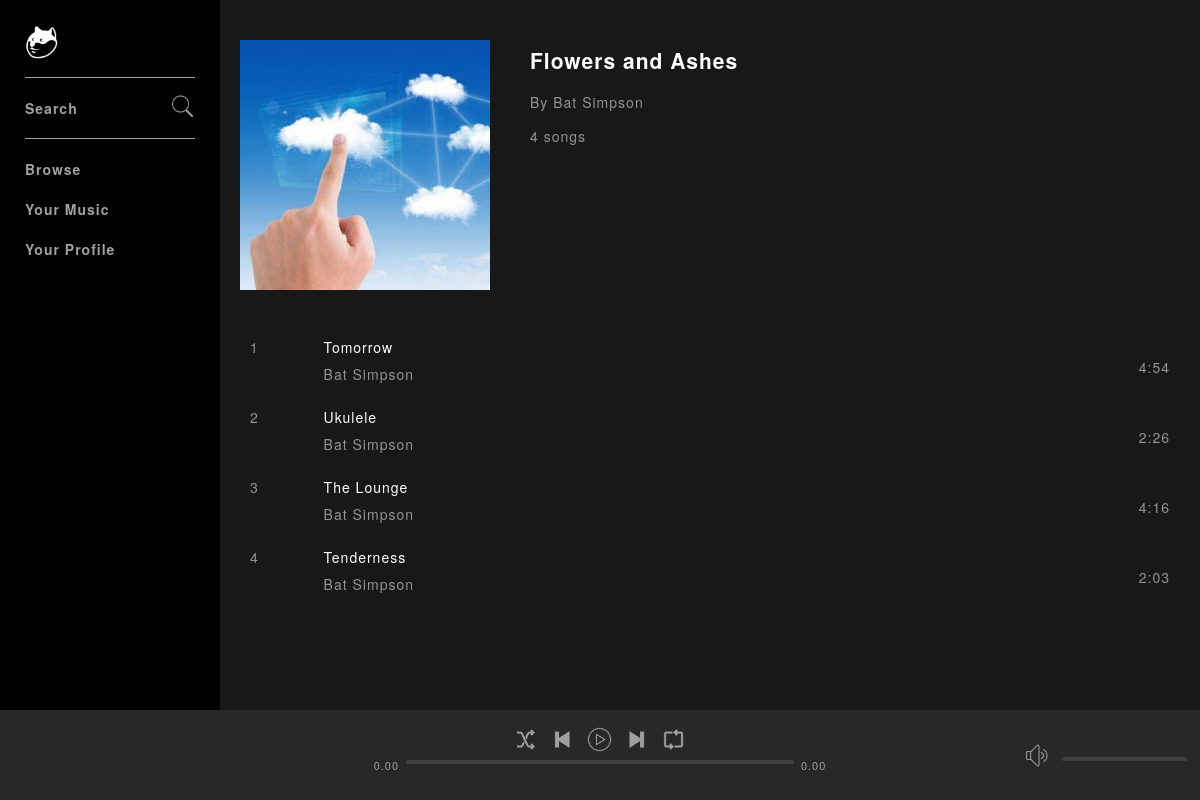
The app's page /album.php?id=3 (signed in) with its own data.
### tables this page shows
CREATE TABLE IF NOT EXISTS `albums` (
  `id` int(11) NOT NULL AUTO_INCREMENT,
  `title` varchar(250) NOT NULL,
  `artist` int(11) NOT NULL,
  `genre` int(11) NOT NULL,
  `artworkPath` varchar(500) NOT NULL,
  PRIMARY KEY (`id`)
);

CREATE TABLE IF NOT EXISTS `artists` (
  `id` int(11) NOT NULL AUTO_INCREMENT,
  `name` varchar(50) NOT NULL,
  PRIMARY KEY (`id`)
);

CREATE TABLE IF NOT EXISTS `songs` (
  `id` int(11) NOT NULL AUTO_INCREMENT,
  `title` varchar(250) NOT NULL,
  `artist` int(11) NOT NULL,
  `album` int(11) NOT NULL,
  `genre` int(11) NOT NULL,
  `duration` varchar(8) NOT NULL,
  `path` varchar(500) NOT NULL,
  `albumOrder` int(11) NOT NULL,
  `plays` int(11) NOT NULL,
  PRIMARY KEY (`id`)
);

### includes/classes/Album.php (called while the page is built, shortened)
<?php
  class Album{
    private $conn;
    private $id;
    private $title;
    private $artistId;
    private $artworkPath;
    public function __construct($conn, $id){
        $this->conn = $conn;
        $this->id = $id;
        $query = mysqli_query($this->conn, "SELECT * FROM albums WHERE id='$this->id'");
        $album = mysqli_fetch_array($query);
        $this->title = $album['title'];
        $this->artistId = $album['artist'];
        $this->artworkPath = $album['artworkPath'];
    }
    public function getTitle(){
      return $this->title;
    }
    public function getArtist(){
      return new Artist($this->conn, $this->artistId);
    }
    public function getArtworkPath(){
      return $this->artworkPath;
    }
    public function getNumberSongs(){
      $query = mysqli_query($this->conn, "SELECT id FROM songs WHERE album='$this->id'");
      return mysqli_num_rows($query);
    }
    public function getSongIds(){
      $query = mysqli_query($this->conn,"SELECT id FROM songs WHERE album='$this->id' ORDER BY albumOrder ASC");
      $array = array();
      while ($row = mysqli_fetch_array($query)) {
        array_push($array, $row['id']);
      }
      return $array;
    }
  }
 ?>

### includes/classes/Artist.php (called while the page is built)
<?php
  class Artist{
    private $conn;
    private $id;
    public function __construct($conn, $id){
        $this->conn = $conn;
        $this->id = $id;
    }
    public function getName(){
      $artistQuery = mysqli_query($this->conn, "SELECT name FROM artists WHERE id='$this->id'");
      $artist = mysqli_fetch_array($artistQuery);
      return $artist['name'];
    }
  }
 ?>

### includes/classes/Song.php (called while the page is built, shortened)
<?php
  class Song{
    private $conn;
    private $title;
    private $artistId;
    private $duration;
    public function __construct($conn, $id){
        $this->conn = $conn;
        $this->id = $id;
        $query = mysqli_query($this->conn, "SELECT * FROM songs WHERE id='$this->id'");
        $this->mysqliData = mysqli_fetch_array($query);
        $this->title = $this->mysqliData['title'];
        $this->artistId = $this->mysqliData['artist'];
        $this->duration = $this->mysqliData['duration'];
  }
  public function getTitle(){
    return $this->title;
  }
  public function getArtist(){
    return new Artist($this->conn, $this->artistId);
  }
  public function getDuration(){
    return $this->duration;
  }
}
 ?>

### album.php (the view)
<?php include('includes/header.php');
  if (isset($_GET['id'])) {
    $albumId = $_GET['id'];
  }else {
    header("Location: index.php");
  }
    $album = new Album($conn, $albumId);
    $artist = $album->getArtist();
?>
  <div class="entityInfo">
      <div class="leftSection">
        <img src="<?php echo $album->getArtworkPath(); ?>" alt="">
      </div>
      <div class="rightSection">
        <h2><?php echo $album->getTitle(); ?></h2>
        <p>By <?php echo $artist->getName(); ?></p>
        <p><?php echo $album->getNumberSongs() . " songs"; ?></p>
      </div>
  </div>
  <div class="trackListContainer">
    <ul class="tracklist">
      <?php
      $songIdArray = $album ->getSongIds();
      $i = 1;
      foreach ($songIdArray as $songId) {
        $albumSong = new Song($conn, $songId);
        $albumArtist = $albumSong->getArtist();
        echo "<li class='tracklistRow'>
              <div class='trackCount'>
                <img class='play' src='assets/images/icons/play-white.png'>
                <span class='trackNumber'>$i</span>
              </div>
              <div class='trackInfo'>
                  <span class='trackName'>".$albumSong->getTitle()."</span>
                  <span class='artistName'>".$albumArtist->getName() ."</span>
              </div>
              <div class='trackOptions'>
                  <img class='optionsButton' src='assets/images/icons/more.png'>
              </div>
              <div class='trackDuration'>
                  <span class='duration'>". $albumSong->getDuration() . "</span>
              </div>
        </li>";
        $i++;
      }
      ?>
    </ul>
  </div>
<?php include('includes/footer.php'); ?>

### assets/css/style.css (style rules this page uses)
html, body { padding: 0; margin: 0; height: 100%; }
* { font-family: "Helvetica Neue", Helvetica, Arial, sans-serif; color: #fff; letter-spacing: 1px; }
body { background-color: #181818; font-size: 14px; min-width: 750px; }
.trackInfo { display: table; }
.entityInfo { padding: 40px 0 10px 0; display: inline-block; width: 100%; }
.leftSection { width: 30%; float:left; max-width: 250px; }
.leftSection img { width: 100%; }
.rightSection { width: 70%; float: left; padding: 5px 10px 5px 40px; box-sizing: border-box; }
.entityInfo .rightSection h2 { margin-top: 0px; }
.rightSection p { color: #939393; font-weight: 200; }
.tracklist { padding: 0; }
.tracklistRow { height : 40px; padding : 15px 10px; list-style: none; }
.tracklistRow span { color: #939393; font-weight: 200; }
.trackCount { width: 8%; float:left; }
.tracklistRow .trackCount span { visibility: visible; }
.trackInfo { width: 75%; float: left; }
.trackInfo span { display:block; }
.trackOptions { width: 5%; float: left; text-align: right; }
.trackDuration { width:17%; float: left; text-align: right; }
.trackName { color:white !important; margin-bottom:7px; }

### records on screen
albums: artworkPath (picture), title "Flowers and Ashes"
artists: name "Bat Simpson"
songs: title "Tomorrow", artists.name "Bat Simpson", duration "4:54"
songs: title "Ukulele", artists.name "Bat Simpson", duration "2:26"
songs: title "The Lounge", artists.name "Bat Simpson", duration "4:16"
songs: title "Tenderness", artists.name "Bat Simpson", duration "2:03"

### other values on screen
$album->getNumberSongs() "4"
